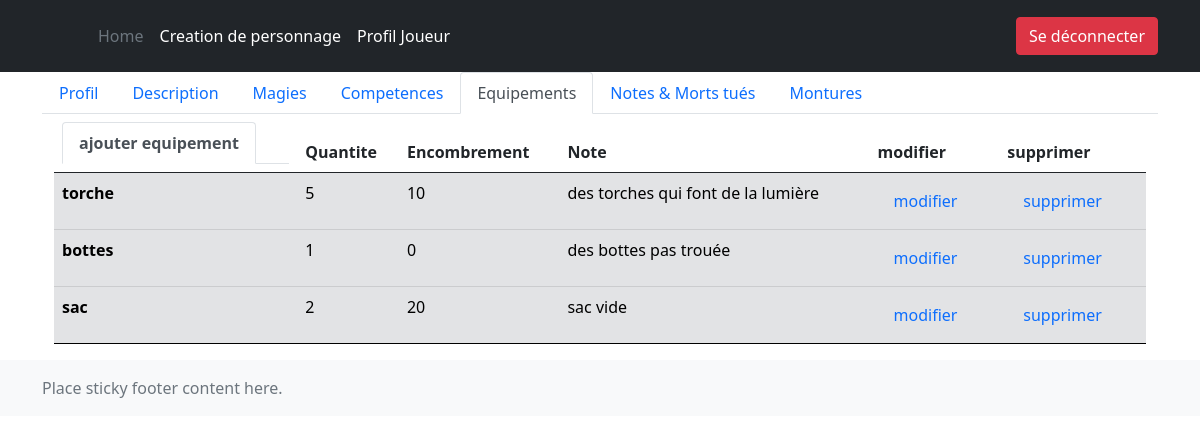
/liste_personnages/1/equipements/ (signed in), run on the app's committed database.
### player/models.py (models this page shows, shortened)
class Equipement(models.Model):
    nom = models.CharField(max_length=50, blank=False, null=False)
    quantite = models.PositiveIntegerField(blank=True, null=True)
    encombrement = models.PositiveIntegerField(blank=True, null=True)
    note = models.TextField(blank=True, null=True)
    player = models.ForeignKey(to=Player, on_delete=models.CASCADE)
    class Meta:
        verbose_name = "Equipement"
        verbose_name_plural = "Equipements"

### player/views.py (the view)
# urls.py: path('<int:pk>/equipements/', EquipementView.as_view(), name='equipements'),
class EquipementView(ListView):
    model = Equipement
    template_name = "equipement/equipement_list.html"
    def get_context_data(self, **kwargs):
        context = {}
        player = Player.objects.get(id=self.kwargs['pk'])
        equipements = Equipement.objects.filter(player=self.kwargs['pk'])
        context['player'] = player
        context['equipements'] = equipements
        return super().get_context_data(**context) # get the default context data

### player/templates/equipement/equipement_list.html (shortened to what this page needs)
{% extends "base/base.html" %}
{% load static %}
{% block content %}
{% if user.is_authenticated %}
  <div class="container">
      <ul class="nav nav-tabs">
          <li class="nav-item">
            <a class="nav-link" href="{% url 'playeur:details_personnage' pk=player.id %}">Profil</a>
          </li>
          <li class="nav-item">
            <a class="nav-link" href="{% url 'playeur:description' pk=player.id %}">Description</a>
          </li>
          <li class="nav-item">
            <a class="nav-link" href="{% url 'playeur:magie' pk=player.id %}">Magies</a>
          </li>
          <li class="nav-item">
              <a class="nav-link" href="{% url 'playeur:competences' pk=player.id %}">Competences</a>
          </li>
          <li class="nav-item">
              <a class="nav-link active" aria-current="page" href="{% url 'playeur:equipements' pk=player.id %}">Equipements</a>
          </li>
          <li class="nav-item">
              <a class="nav-link" href="{% url 'playeur:morts_tuer' pk=player.id %}">Notes & Morts tués</a>
          </li>
          <li class="nav-item">
              <a class="nav-link" href="{% url 'playeur:montures' pk=player.id %}">Montures</a>
          </li>
      </ul>
      <div class="container">
        <table class="table">
            <thead>
              <tr>
                <th scope="col">
                    <ul class="nav nav-tabs">
                        <li class="nav-item">
                          <a class="nav-link active" aria-current="page" href="{% url 'playeur:nouvel_equipement' pk=player.id %}">ajouter equipement</a>
                        </li>
                    </ul>
                </th>
                <th scope="col">Quantite</th>
                <th scope="col">Encombrement</th>
                <th scope="col">Note</th>
                <th scope="col">modifier</th>
                <th scope="col">supprimer</th>
              </tr>
            </thead>
            <tbody>
            {% for equipement in equipements %}
              <tr class="table-secondary">
                <th>{{ equipement.nom }}</th>
                <td>{{ equipement.quantite }}</td>
                <td>{{ equipement.encombrement }}</td>
                <td>{{ equipement.note }}</td>
                <td><a class="nav-link active" aria-current="page" href="{% url 'playeur:editter_equipement' pk=equipement.id %}">modifier</a></td>
                <td><a class="nav-link active" aria-current="page" href="{% url 'playeur:effacer_equipement' pk=equipement.id %}">supprimer</a></td>
              </tr>
            {% endfor %}
        </table>
      </div>
  </div>
{% endif %}
{% endblock %}

### data on the page
Equipement: nom "torche", quantite "5", encombrement "10", note "des torches qui font de la lumière"
Equipement: nom "bottes", quantite "1", encombrement "0", note "des bottes pas trouée"
Equipement: nom "sac", quantite "2", encombrement "20", note "sac vide"
